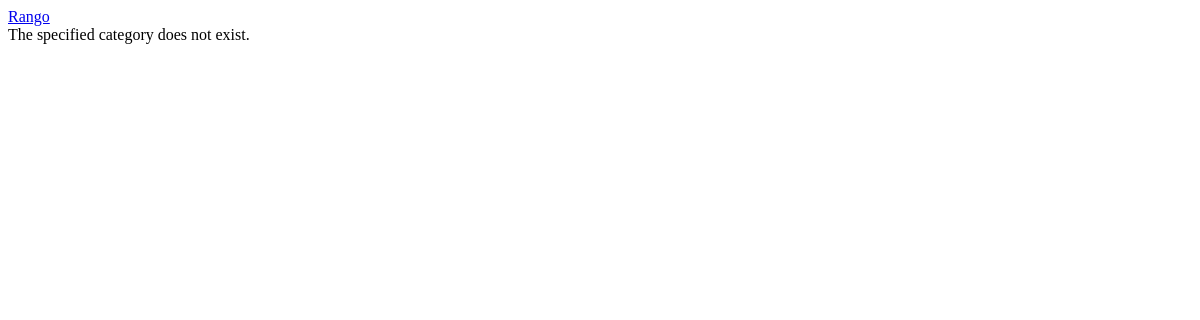
The app's page /rango/category/python/, older data.
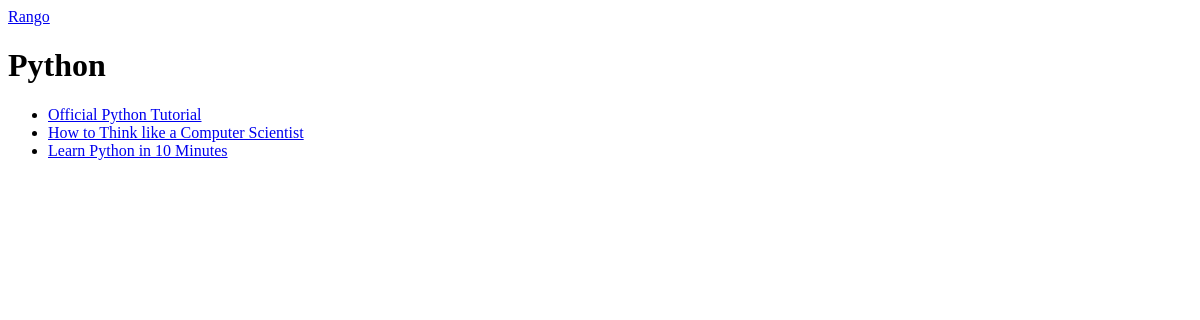
The same page, newer data.
### rango/models.py (models this page shows, shortened)
class Category(models.Model):
    name = models.CharField(max_length=128, unique=True)
    views = models.IntegerField(default=0)
    likes = models.IntegerField(default=0)
    slug = models.SlugField(unique = True)
    class Meta:
        verbose_name_plural = 'Categories'
    def __str__(self):
        return self.name

class Page(models.Model):
    category = models.ForeignKey(Category, on_delete=models.CASCADE)
    title = models.CharField(max_length=128)
    url = models.URLField()
    views = models.IntegerField(default=0)

### rango/views.py (the view)
def show_category(request, category_name_slug):
    context_dict = {}
    try:
        category = Category.objects.get(slug=category_name_slug)
        print(category)
        pages = Page.objects.filter(category=category)
        context_dict['pages'] = pages
        context_dict['category'] = category
    except Category.DoesNotExist:
        context_dict['category'] = None
        context_dict['pages'] = None
    return render(request, 'rango/category.html', context=context_dict)

### templates/rango/category.html (shortened to what this page needs)
<!DOCTYPE html>
<html>
    <head>
    </head>
    <body>
        <a href="/rango/">Rango</a><br />
        <div>
            {% if category%}
            <h1>{{ category.name }}</h1>
            {% if pages %}
            <ul>
                {% for page in pages %}
                <li>
                    <a href="{{ page.url }}">{{ page.title }}</a>
                </li>
                {% endfor %}
            </ul>
            {% else %}
            <strong>No pages currently in category.</strong>
            {% endif %}
            {% else %}
            The specified category does not exist.
            {% endif %}
        </div>
    </body>
</html>

Row changes from the older to the newer data that the page shows:
now on this page (row edited): Category: name "Python"
now on this page (row edited): Page: title "Official Python Tutorial"
now on this page (row edited): Page: title "How to Think like a Computer Scientist"
now on this page (row edited): Page: title "Learn Python in 10 Minutes"
Text that changed along with them:
text no longer shown: "The specified category does not exist."
